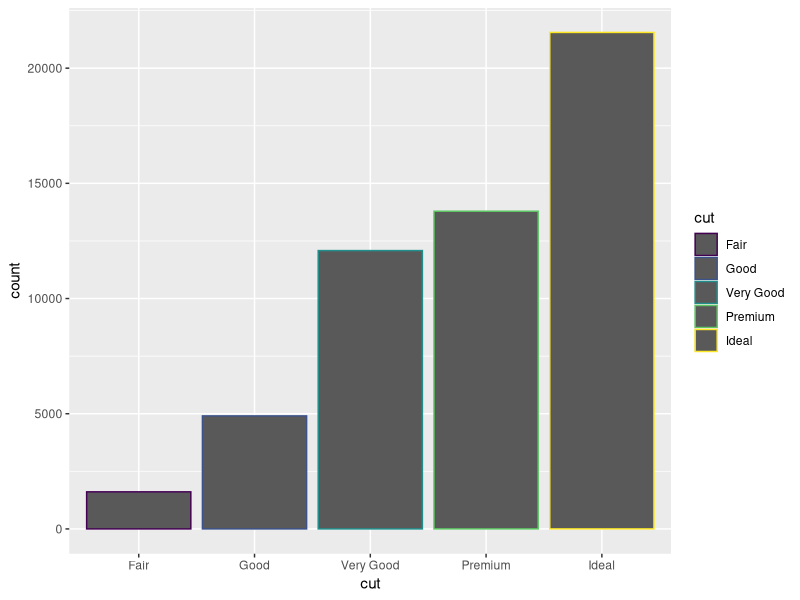
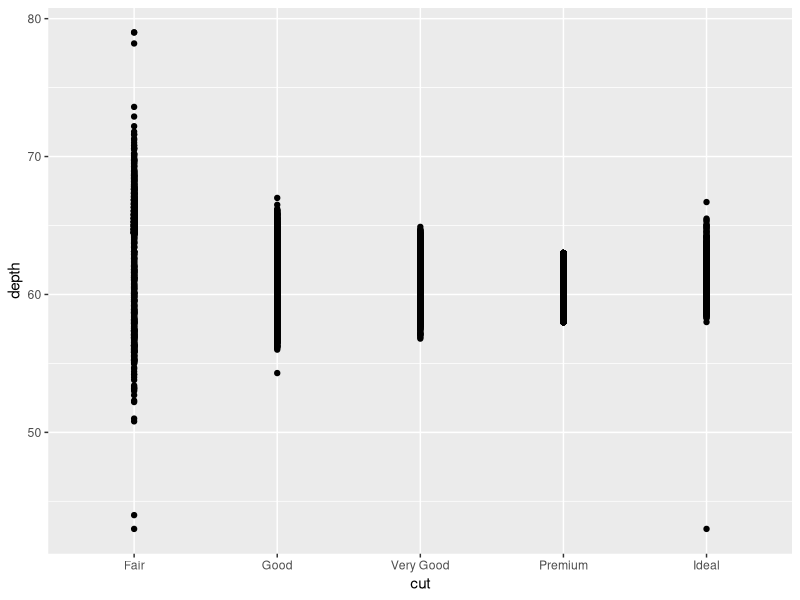
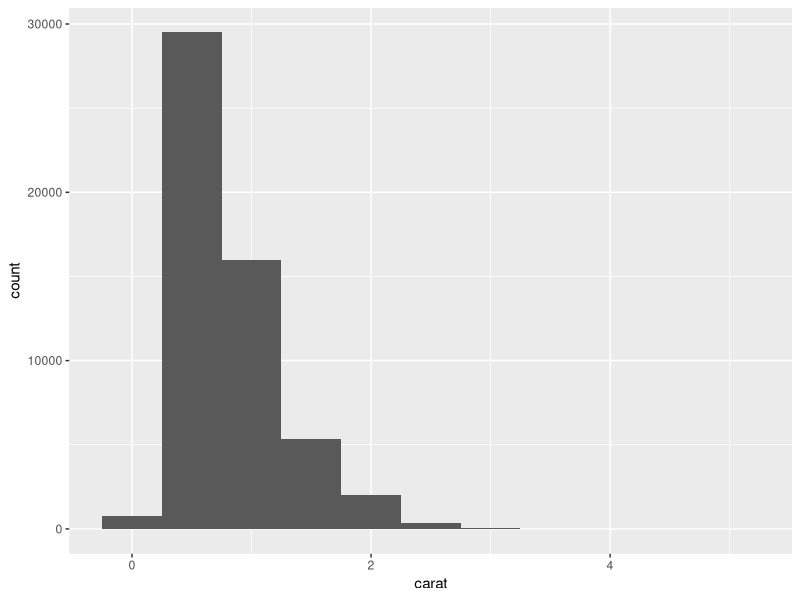
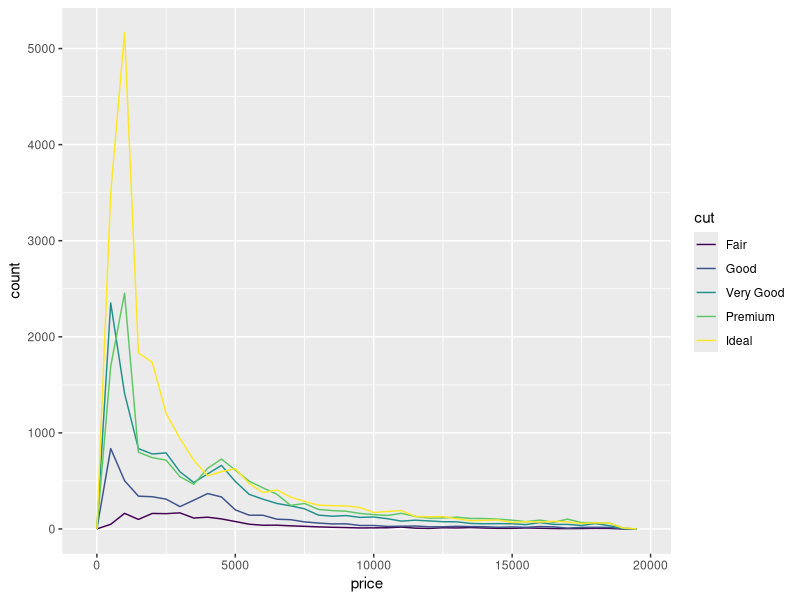
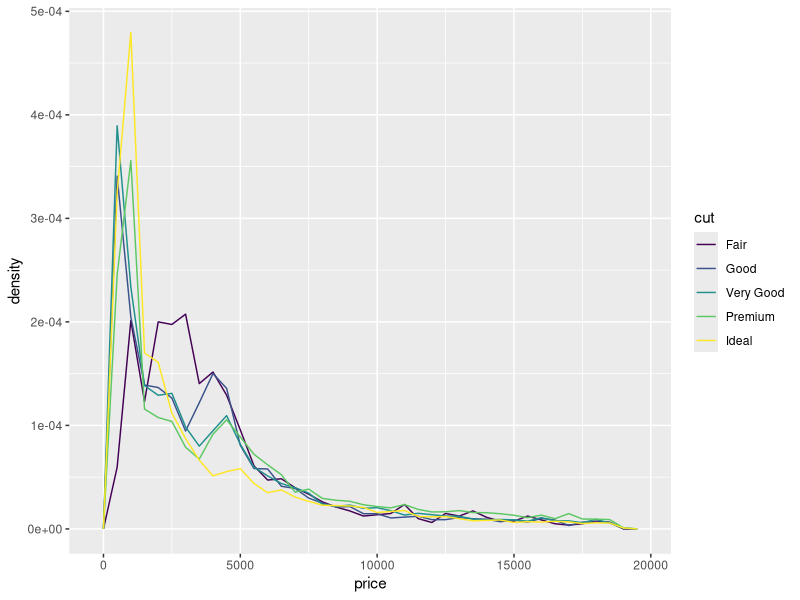
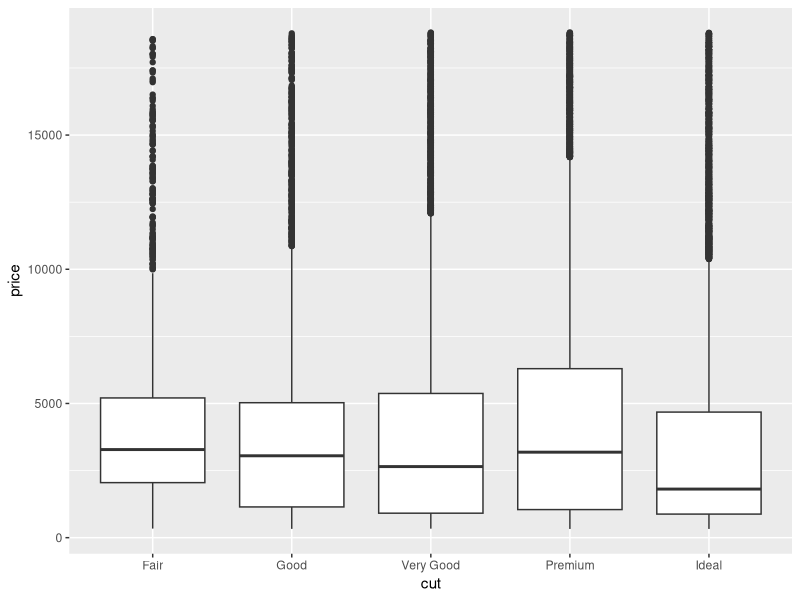
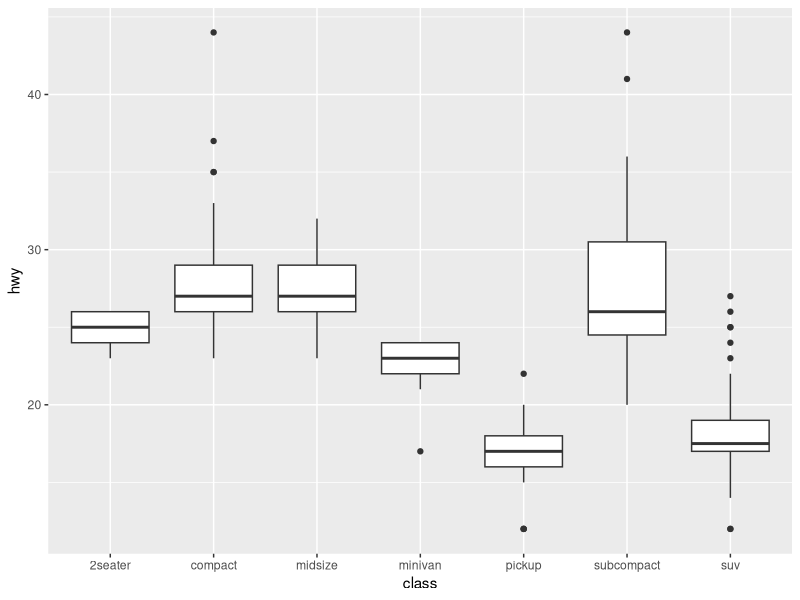
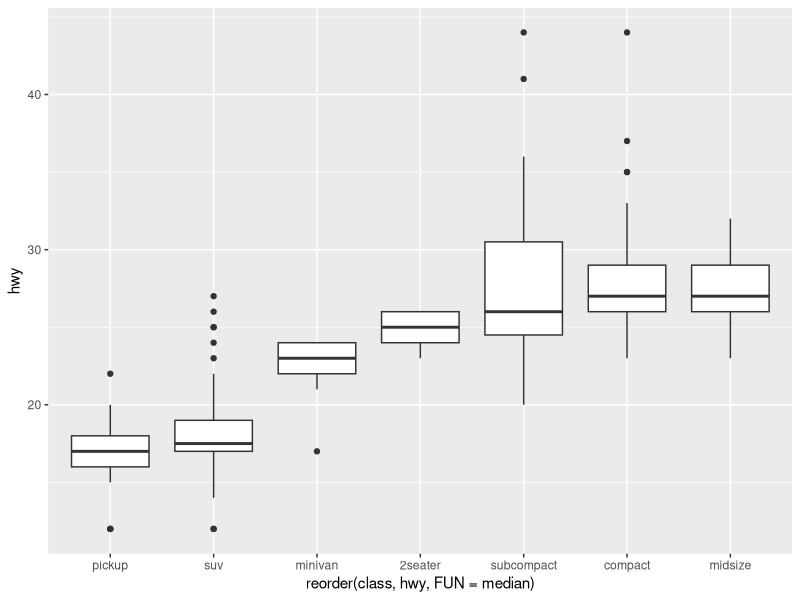

Recreate these plots in R, in order.
## ---- chunk 1
knitr::opts_chunk$set(echo = TRUE)
## ---- chunk 2
library(tidyverse)
summary(diamonds)
## ---- chunk 3
ggplot(data = diamonds) +
  geom_bar(mapping = aes(x = cut, colour = cut))

ggplot(data = diamonds, mapping = aes(x = cut, y = depth)) + 
  geom_point()

ggplot(data = diamonds) +
  geom_histogram(mapping = aes(x = carat), binwidth = 0.5)

ggplot(data = diamonds, mapping = aes(x = price)) + 
  geom_freqpoly(mapping = aes(colour = cut), binwidth = 500)

ggplot(data = diamonds, mapping = aes(x = price, y = ..density..)) + 
  geom_freqpoly(mapping = aes(colour = cut), binwidth = 500)

ggplot(data = diamonds, mapping = aes(x = cut, y = price)) +
  geom_boxplot()

ggplot(data = mpg, mapping = aes(x = class, y = hwy)) +
  geom_boxplot()

ggplot(data = mpg) +
  geom_boxplot(mapping = aes(x = reorder(class, hwy, FUN = median), y = hwy))

ggplot(data = mpg) +
  geom_boxplot(mapping = aes(x = reorder(class, hwy, FUN = median), y = hwy)) +
  coord_flip()
